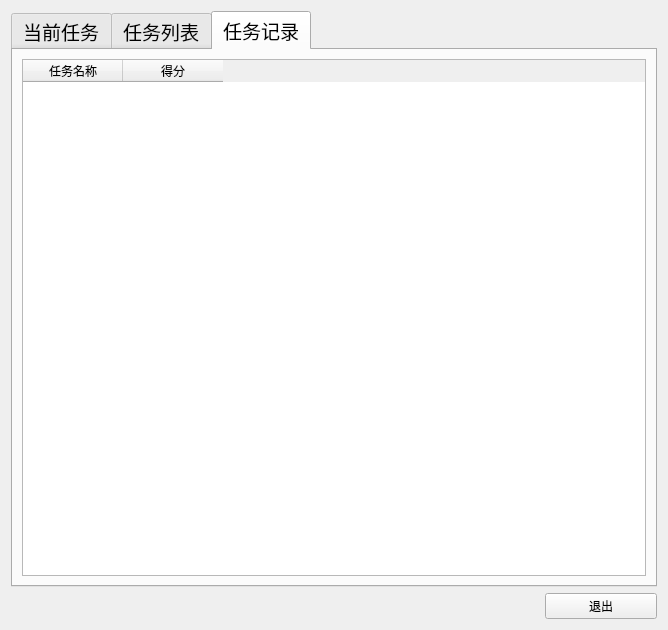
<?xml version="1.0" encoding="UTF-8"?>
<ui version="4.0">
 <class>CTaskManage</class>
 <widget class="QWidget" name="CTaskManage">
  <property name="geometry">
   <rect>
    <x>0</x>
    <y>0</y>
    <width>668</width>
    <height>630</height>
   </rect>
  </property>
  <property name="windowTitle">
   <string>Form</string>
  </property>
  <property name="styleSheet">
   <string notr="true">font: 14pt &quot;宋体&quot;;</string>
  </property>
  <layout class="QGridLayout" name="gridLayout_2">
   <item row="0" column="0">
    <widget class="QTabWidget" name="tabWidget">
     <property name="font">
      <font>
       <family>宋体</family>
       <pointsize>14</pointsize>
       <weight>50</weight>
       <italic>false</italic>
       <bold>false</bold>
      </font>
     </property>
     <property name="currentIndex">
      <number>2</number>
     </property>
     <widget class="QWidget" name="curTask">
      <attribute name="title">
       <string>当前任务</string>
      </attribute>
      <layout class="QGridLayout" name="gridLayout">
       <item row="0" column="0">
        <widget class="QFrame" name="frame">
         <property name="frameShape">
          <enum>QFrame::Box</enum>
         </property>
         <property name="frameShadow">
          <enum>QFrame::Sunken</enum>
         </property>
         <layout class="QVBoxLayout" name="verticalLayout">
          <item>
           <layout class="QHBoxLayout" name="horizontalLayout">
            <item>
             <widget class="QLabel" name="label">
              <property name="maximumSize">
               <size>
                <width>100</width>
                <height>16777215</height>
               </size>
              </property>
              <property name="font">
               <font>
                <family>宋体</family>
                <pointsize>14</pointsize>
                <weight>50</weight>
                <italic>false</italic>
                <bold>false</bold>
               </font>
              </property>
              <property name="text">
               <string>任务名称:</string>
              </property>
             </widget>
            </item>
            <item>
             <widget class="QLabel" name="labelTaskName">
              <property name="font">
               <font>
                <family>宋体</family>
                <pointsize>14</pointsize>
                <weight>50</weight>
                <italic>false</italic>
                <bold>false</bold>
               </font>
              </property>
              <property name="frameShape">
               <enum>QFrame::Box</enum>
              </property>
              <property name="frameShadow">
               <enum>QFrame::Sunken</enum>
              </property>
              <property name="text">
               <string/>
              </property>
              <property name="wordWrap">
               <bool>false</bool>
              </property>
             </widget>
            </item>
           </layout>
          </item>
          <item>
           <layout class="QHBoxLayout" name="horizontalLayout_2">
            <item>
             <widget class="QLabel" name="label_3">
              <property name="maximumSize">
               <size>
                <width>100</width>
                <height>16777215</height>
               </size>
              </property>
              <property name="font">
               <font>
                <family>宋体</family>
                <pointsize>14</pointsize>
                <weight>50</weight>
                <italic>false</italic>
                <bold>false</bold>
               </font>
              </property>
              <property name="text">
               <string>任务属性:</string>
              </property>
             </widget>
            </item>
            <item>
             <widget class="QLabel" name="labelTaskAttr">
              <property name="font">
               <font>
                <family>宋体</family>
                <pointsize>14</pointsize>
                <weight>50</weight>
                <italic>false</italic>
                <bold>false</bold>
               </font>
              </property>
              <property name="frameShape">
               <enum>QFrame::Box</enum>
              </property>
              <property name="frameShadow">
               <enum>QFrame::Sunken</enum>
              </property>
              <property name="text">
               <string/>
              </property>
             </widget>
            </item>
           </layout>
          </item>
          <item>
           <layout class="QHBoxLayout" name="horizontalLayout_3">
            <item>
             <widget class="QLabel" name="label_4">
              <property name="maximumSize">
               <size>
                <width>100</width>
                <height>16777215</height>
               </size>
              </property>
              <property name="font">
               <font>
                <family>宋体</family>
                <pointsize>14</pointsize>
                <weight>50</weight>
                <italic>false</italic>
                <bold>false</bold>
               </font>
              </property>
              <property name="text">
               <string>接收时间:</string>
              </property>
             </widget>
            </item>
            <item>
             <widget class="QLabel" name="labelSendTime">
              <property name="font">
               <font>
                <family>宋体</family>
                <pointsize>14</pointsize>
                <weight>50</weight>
                <italic>false</italic>
                <bold>false</bold>
               </font>
              </property>
              <property name="frameShape">
               <enum>QFrame::Box</enum>
              </property>
              <property name="frameShadow">
               <enum>QFrame::Sunken</enum>
              </property>
              <property name="text">
               <string/>
              </property>
             </widget>
            </item>
           </layout>
          </item>
          <item>
           <layout class="QHBoxLayout" name="horizontalLayout_4">
            <item>
             <widget class="QLabel" name="label_5">
              <property name="maximumSize">
               <size>
                <width>100</width>
                <height>16777215</height>
               </size>
              </property>
              <property name="font">
               <font>
                <family>宋体</family>
                <pointsize>14</pointsize>
                <weight>50</weight>
                <italic>false</italic>
                <bold>false</bold>
               </font>
              </property>
              <property name="text">
               <string>厂    站:</string>
              </property>
             </widget>
            </item>
            <item>
             <widget class="QLabel" name="labelStation">
              <property name="font">
               <font>
                <family>宋体</family>
                <pointsize>14</pointsize>
                <weight>50</weight>
                <italic>false</italic>
                <bold>false</bold>
               </font>
              </property>
              <property name="frameShape">
               <enum>QFrame::Box</enum>
              </property>
              <property name="frameShadow">
               <enum>QFrame::Sunken</enum>
              </property>
              <property name="text">
               <string/>
              </property>
             </widget>
            </item>
           </layout>
          </item>
          <item>
           <layout class="QHBoxLayout" name="horizontalLayout_5">
            <item>
             <widget class="QLabel" name="label_6">
              <property name="maximumSize">
               <size>
                <width>100</width>
                <height>16777215</height>
               </size>
              </property>
              <property name="font">
               <font>
                <family>宋体</family>
                <pointsize>14</pointsize>
                <weight>50</weight>
                <italic>false</italic>
                <bold>false</bold>
               </font>
              </property>
              <property name="text">
               <string>设    备:</string>
              </property>
             </widget>
            </item>
            <item>
             <widget class="QLabel" name="labelDev">
              <property name="font">
               <font>
                <family>宋体</family>
                <pointsize>14</pointsize>
                <weight>50</weight>
                <italic>false</italic>
                <bold>false</bold>
               </font>
              </property>
              <property name="frameShape">
               <enum>QFrame::Box</enum>
              </property>
              <property name="frameShadow">
               <enum>QFrame::Sunken</enum>
              </property>
              <property name="text">
               <string/>
              </property>
             </widget>
            </item>
           </layout>
          </item>
          <item>
           <layout class="QHBoxLayout" name="horizontalLayout_6">
            <item>
             <widget class="QLabel" name="label_8">
              <property name="maximumSize">
               <size>
                <width>100</width>
                <height>16777215</height>
               </size>
              </property>
              <property name="font">
               <font>
                <family>宋体</family>
                <pointsize>14</pointsize>
                <weight>50</weight>
                <italic>false</italic>
                <bold>false</bold>
               </font>
              </property>
              <property name="text">
               <string>任务状态:</string>
              </property>
             </widget>
            </item>
            <item>
             <widget class="QLabel" name="labelStatus">
              <property name="font">
               <font>
                <family>宋体</family>
                <pointsize>14</pointsize>
                <weight>50</weight>
                <italic>false</italic>
                <bold>false</bold>
               </font>
              </property>
              <property name="frameShape">
               <enum>QFrame::Box</enum>
              </property>
              <property name="frameShadow">
               <enum>QFrame::Sunken</enum>
              </property>
              <property name="text">
               <string/>
              </property>
             </widget>
            </item>
           </layout>
          </item>
          <item>
           <layout class="QHBoxLayout" name="horizontalLayout_7">
            <item>
             <widget class="QLabel" name="label_9">
              <property name="maximumSize">
               <size>
                <width>100</width>
                <height>16777215</height>
               </size>
              </property>
              <property name="font">
               <font>
                <family>宋体</family>
                <pointsize>14</pointsize>
                <weight>50</weight>
                <italic>false</italic>
                <bold>false</bold>
               </font>
              </property>
              <property name="text">
               <string>当前工况:</string>
              </property>
             </widget>
            </item>
            <item>
             <widget class="QLabel" name="labelScene">
              <property name="font">
               <font>
                <family>宋体</family>
                <pointsize>14</pointsize>
                <weight>50</weight>
                <italic>false</italic>
                <bold>false</bold>
               </font>
              </property>
              <property name="frameShape">
               <enum>QFrame::Box</enum>
              </property>
              <property name="frameShadow">
               <enum>QFrame::Sunken</enum>
              </property>
              <property name="text">
               <string/>
              </property>
             </widget>
            </item>
           </layout>
          </item>
          <item>
           <layout class="QHBoxLayout" name="horizontalLayout_8">
            <item>
             <widget class="QLabel" name="label_10">
              <property name="maximumSize">
               <size>
                <width>100</width>
                <height>16777215</height>
               </size>
              </property>
              <property name="font">
               <font>
                <family>宋体</family>
                <pointsize>14</pointsize>
                <weight>50</weight>
                <italic>false</italic>
                <bold>false</bold>
               </font>
              </property>
              <property name="text">
               <string>当前故障:</string>
              </property>
             </widget>
            </item>
            <item>
             <widget class="QLabel" name="labelFault">
              <property name="font">
               <font>
                <family>宋体</family>
                <pointsize>14</pointsize>
                <weight>50</weight>
                <italic>false</italic>
                <bold>false</bold>
               </font>
              </property>
              <property name="frameShape">
               <enum>QFrame::Box</enum>
              </property>
              <property name="frameShadow">
               <enum>QFrame::Sunken</enum>
              </property>
              <property name="text">
               <string/>
              </property>
             </widget>
            </item>
           </layout>
          </item>
         </layout>
        </widget>
       </item>
       <item row="0" column="1">
        <widget class="QFrame" name="frame_2">
         <property name="maximumSize">
          <size>
           <width>150</width>
           <height>16777215</height>
          </size>
         </property>
         <property name="frameShape">
          <enum>QFrame::Box</enum>
         </property>
         <property name="frameShadow">
          <enum>QFrame::Sunken</enum>
         </property>
         <layout class="QVBoxLayout" name="verticalLayout_2">
          <item>
           <widget class="QLabel" name="label_2">
            <property name="font">
             <font>
              <family>宋体</family>
              <pointsize>14</pointsize>
              <weight>50</weight>
              <italic>false</italic>
              <bold>false</bold>
             </font>
            </property>
            <property name="text">
             <string>任务时间:</string>
            </property>
           </widget>
          </item>
          <item>
           <widget class="QLCDNumber" name="taskTime">
            <property name="font">
             <font>
              <family>宋体</family>
              <pointsize>14</pointsize>
              <weight>50</weight>
              <italic>false</italic>
              <bold>false</bold>
             </font>
            </property>
            <property name="styleSheet">
             <string notr="true">color: rgb(255, 0, 0);
background-color: rgb(85, 0, 255);</string>
            </property>
           </widget>
          </item>
          <item>
           <spacer name="verticalSpacer">
            <property name="orientation">
             <enum>Qt::Vertical</enum>
            </property>
            <property name="sizeHint" stdset="0">
             <size>
              <width>20</width>
              <height>81</height>
             </size>
            </property>
           </spacer>
          </item>
          <item>
           <widget class="QPushButton" name="buttonStart">
            <property name="font">
             <font>
              <family>宋体</family>
              <pointsize>14</pointsize>
              <weight>50</weight>
              <italic>false</italic>
              <bold>false</bold>
             </font>
            </property>
            <property name="text">
             <string>任务开始</string>
            </property>
           </widget>
          </item>
          <item>
           <widget class="QPushButton" name="buttonReStart">
            <property name="font">
             <font>
              <family>宋体</family>
              <pointsize>14</pointsize>
              <weight>50</weight>
              <italic>false</italic>
              <bold>false</bold>
             </font>
            </property>
            <property name="text">
             <string>任务重启</string>
            </property>
           </widget>
          </item>
          <item>
           <widget class="QPushButton" name="buttonFinish">
            <property name="font">
             <font>
              <family>宋体</family>
              <pointsize>14</pointsize>
              <weight>50</weight>
              <italic>false</italic>
              <bold>false</bold>
             </font>
            </property>
            <property name="text">
             <string>任务完成</string>
            </property>
           </widget>
          </item>
         </layout>
        </widget>
       </item>
       <item row="1" column="0" colspan="2">
        <layout class="QVBoxLayout" name="verticalLayout_3">
         <item>
          <layout class="QHBoxLayout" name="horizontalLayout_11">
           <item>
            <widget class="QLabel" name="label_11">
             <property name="font">
              <font>
               <family>宋体</family>
               <pointsize>14</pointsize>
               <weight>50</weight>
               <italic>false</italic>
               <bold>false</bold>
              </font>
             </property>
             <property name="text">
              <string>任务提示:</string>
             </property>
            </widget>
           </item>
           <item>
            <spacer name="horizontalSpacer_2">
             <property name="orientation">
              <enum>Qt::Horizontal</enum>
             </property>
             <property name="sizeHint" stdset="0">
              <size>
               <width>40</width>
               <height>20</height>
              </size>
             </property>
            </spacer>
           </item>
           <item>
            <widget class="QCheckBox" name="checkSimuTip">
             <property name="text">
              <string>是否显示任务动态提示框</string>
             </property>
            </widget>
           </item>
          </layout>
         </item>
         <item>
          <widget class="QTextBrowser" name="textTaskTip"/>
         </item>
        </layout>
       </item>
      </layout>
     </widget>
     <widget class="QWidget" name="taskList">
      <attribute name="title">
       <string>任务列表</string>
      </attribute>
      <layout class="QGridLayout" name="gridLayout_4">
       <item row="0" column="0">
        <widget class="QTableWidget" name="listTask">
         <column>
          <property name="text">
           <string>任务名称</string>
          </property>
         </column>
         <column>
          <property name="text">
           <string>下达时间</string>
          </property>
         </column>
         <column>
          <property name="text">
           <string>任务时限</string>
          </property>
         </column>
         <column>
          <property name="text">
           <string>任务状态</string>
          </property>
         </column>
        </widget>
       </item>
       <item row="1" column="0">
        <layout class="QHBoxLayout" name="horizontalLayout_10">
         <item>
          <widget class="QPushButton" name="buttonSetCurTask">
           <property name="text">
            <string>设置为当前任务</string>
           </property>
          </widget>
         </item>
         <item>
          <widget class="QPushButton" name="buttonDelTask">
           <property name="text">
            <string>删除任务</string>
           </property>
          </widget>
         </item>
         <item>
          <widget class="QPushButton" name="buttonClearTask">
           <property name="text">
            <string>清空任务</string>
           </property>
          </widget>
         </item>
        </layout>
       </item>
      </layout>
     </widget>
     <widget class="QWidget" name="taskRec">
      <attribute name="title">
       <string>任务记录</string>
      </attribute>
      <layout class="QGridLayout" name="gridLayout_3">
       <item row="0" column="0">
        <widget class="QTableWidget" name="listTaskRec">
         <property name="mouseTracking">
          <bool>true</bool>
         </property>
         <column>
          <property name="text">
           <string>任务名称</string>
          </property>
         </column>
         <column>
          <property name="text">
           <string>得分</string>
          </property>
         </column>
        </widget>
       </item>
      </layout>
     </widget>
    </widget>
   </item>
   <item row="1" column="0">
    <layout class="QFormLayout" name="formLayout">
     <item row="0" column="0">
      <spacer name="horizontalSpacer_3">
       <property name="orientation">
        <enum>Qt::Horizontal</enum>
       </property>
       <property name="sizeHint" stdset="0">
        <size>
         <width>528</width>
         <height>20</height>
        </size>
       </property>
      </spacer>
     </item>
     <item row="0" column="1">
      <widget class="QPushButton" name="buttonExit">
       <property name="text">
        <string>退出</string>
       </property>
      </widget>
     </item>
    </layout>
   </item>
  </layout>
 </widget>
 <resources/>
 <connections/>
</ui>
